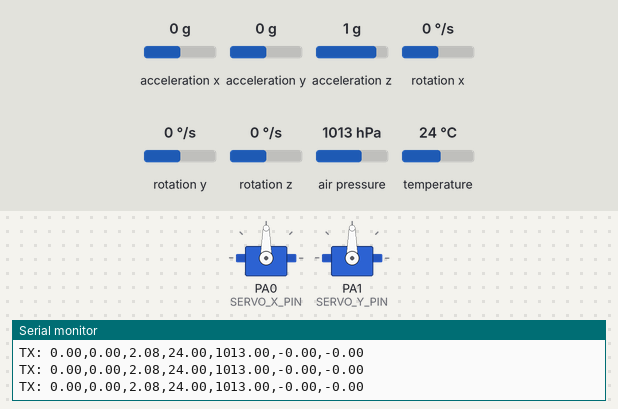
Simulated run of this sketch. Board: STM32 Blue Pill. Parts: 2 × servo, the last lines printed to the serial monitor. Inputs (shaded band) come from the test bench; at power-on: rotation x 0 °/s, rotation y 0 °/s, acceleration x 0 g, acceleration y 0 g, acceleration z 1 g, rotation z 0 °/s, air pressure 1013 hPa, temperature 24 °C. Storage starts empty; no radio packets arrive unless stated.

Above: at 4.4 s.
4.5 s: rotation x set to -192 °/s
At 5.2 s:
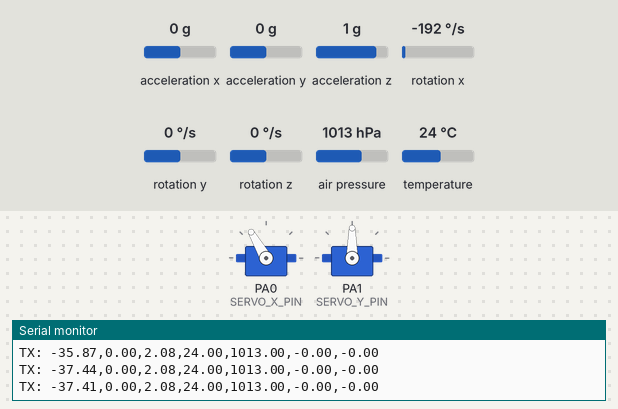
7.5 s: rotation y set to -100 °/s
At 8.3 s:
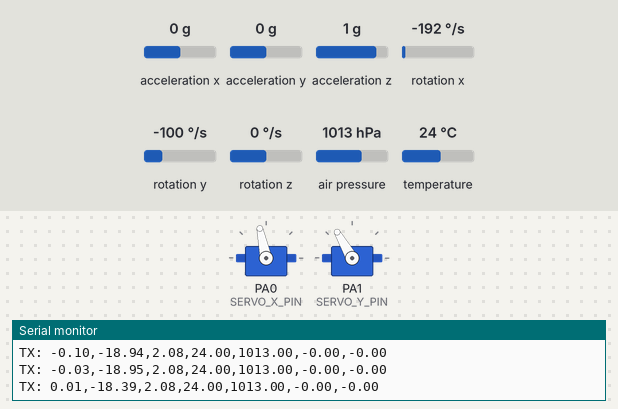
10.5 s: rotation x set to -100 °/s
At 11.0 s:
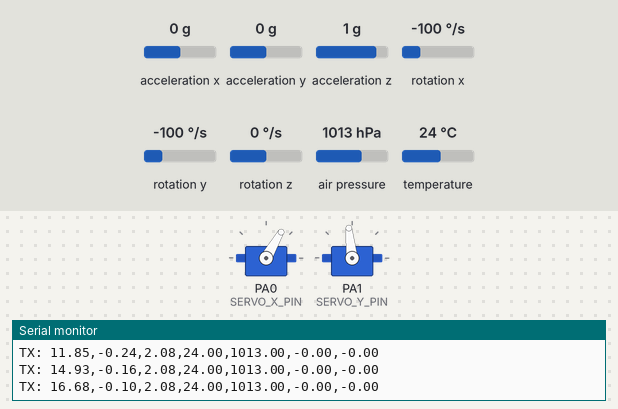
13.5 s: acceleration x set to -1.4 g
At 14.1 s:
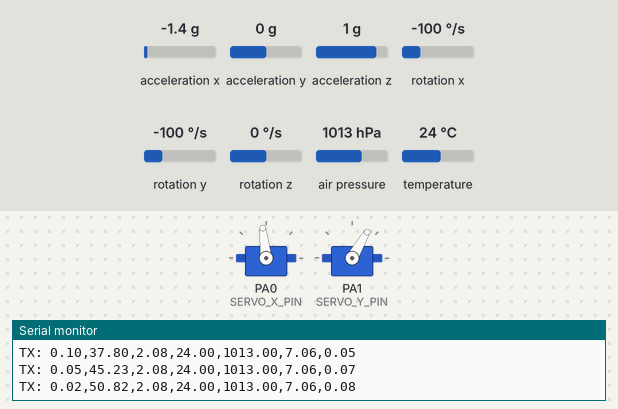
15.2 s: acceleration y set to -1.4 g
At 16.5 s:
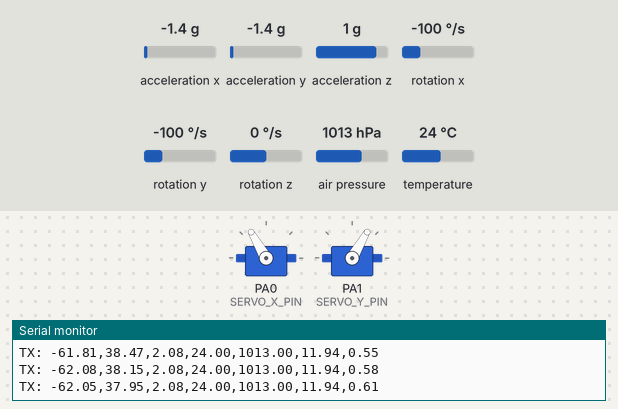
16.8 s: rotation x set to 192 °/s
At 17.12 s:
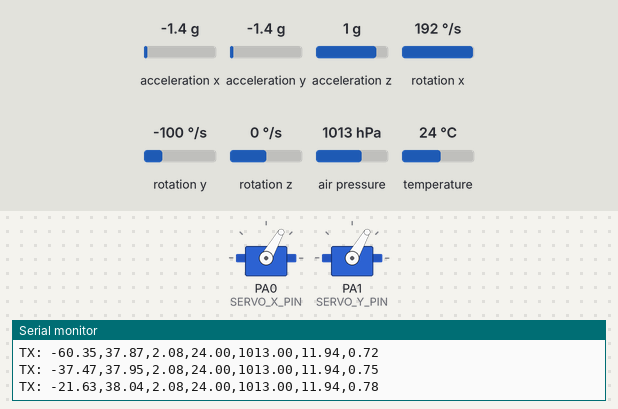
Timing chart, 0 to 19.8 s (numbered marks = the images above; inputs shaded):
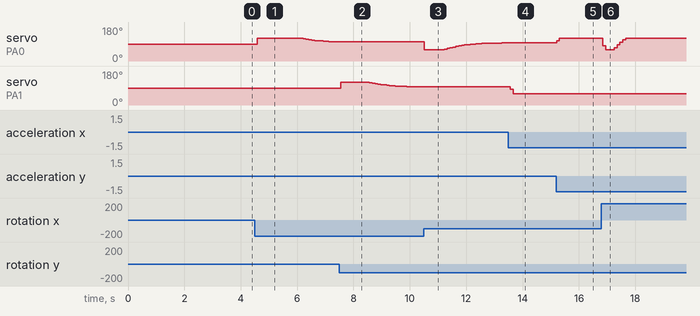

Measured:
- after the input at 4.5 s, servo on PA0 (SERVO_X_PIN): 90° → 120° after 0.08 s, → 118° 1.6 s later, → 115° 0.10 s later, → 112° 0.10 s later, … (12 changes in this stretch)
- after the input at 7.5 s, servo on PA1 (SERVO_Y_PIN): 90° → 120° at once, → 119° 1.0 s later, → 116° 0.10 s later, → 113° 0.10 s later, … (15 changes in this stretch)
- after the input at 10.5 s, servo on PA0 (SERVO_X_PIN): 102° → 60° at once, → 63° 0.72 s later, → 67° 0.10 s later, → 71° 0.10 s later, … (18 changes in this stretch)
- after the input at 13.5 s, servo on PA1 (SERVO_Y_PIN): 96° → 84° after 0.07 s, → 60° 0.10 s later
- after the input at 15.2 s, servo on PA0 (SERVO_X_PIN): 96° → 108° at once, → 120° 0.10 s later
- after the input at 16.8 s, servo on PA0 (SERVO_X_PIN): 120° → 81° at once, → 60° 0.10 s later, → 71° 0.31 s later, → 85° 0.10 s later, … (7 changes in this stretch)

The sketch:

FlightcontrollerBypasssd.ino
```cpp
/*
 =================================================================
 Project:      Project NEAL - STM32 TVC Controller v1
 Author:       [LianMollick]
 Date:         August 10, 2025
 Description:  This is the core control loop for the TVC system.
               It reads sensor data, logs it to an SD card, and
               sends a telemetry packet via LoRa.
               **UPDATE: SD Card is now optional and will not halt the program on failure.**

 WIRING:
  --- MPU6050 & BME280 (I2C) ---
  - VCC -> 3.3V, GND -> GND
  - SDA -> PB7, SCL -> PB6

  --- Servos (CRITICAL: USE EXTERNAL 5V POWER) ---
  - Servo X Signal -> PA0, Servo Y Signal -> PA1
  - Servo Power (+) -> External 5V +
  - Servo Ground (-) -> External 5V - AND Blue Pill GND

  --- LoRa & SD Card (SPI Bus) ---
  - VCC -> 3.3V, GND -> GND
  - SCK -> PA5 (Shared by LoRa and SD)
  - MISO -> PA6 (Shared by LoRa and SD)
  - MOSI -> PA7 (Shared by LoRa and SD)

  --- LoRa-02 Module Specific ---
  - NSS -> PA4 (LoRa Chip Select)
  - RST -> PA3
  - DIO0 -> PA2

  --- SD Card Reader Specific ---
  - CS -> PB0 (SD Card Chip Select)
 =================================================================
*/

// --- Include necessary libraries ---
#include <Wire.h>
#include <Adafruit_MPU6050.h>
#include <Adafruit_BME280.h>
#include <Adafruit_Sensor.h>
#include <Servo.h>
#include <PID_v1.h>
#include <SPI.h>
#include <LoRa.h>
#include <SD.h>

// --- Self-Contained Kalman Filter Implementation ---
class SimpleKalmanFilter {
  private:
    float Q_angle = 0.001f;
    float Q_bias = 0.003f;
    float R_measure = 0.03f;
    float angle = 0.0f;
    float bias = 0.0f;
    float P[2][2] = {{0,0},{0,0}};

  public:
    SimpleKalmanFilter() {}

    float getAngle(float newAngle, float newRate, float dt) {
      float rate = newRate - bias;
      angle += dt * rate;
      P[0][0] += dt * (dt * P[1][1] - P[0][1] - P[1][0] + Q_angle);
      P[0][1] -= dt * P[1][1];
      P[1][0] -= dt * P[1][1];
      P[1][1] += Q_bias * dt;
      float S = P[0][0] + R_measure;
      float K[2];
      K[0] = P[0][0] / S;
      K[1] = P[1][0] / S;
      float y = newAngle - angle;
      angle += K[0] * y;
      bias += K[1] * y;
      float P00_temp = P[0][0];
      float P01_temp = P[0][1];
      P[0][0] -= K[0] * P00_temp;
      P[0][1] -= K[0] * P01_temp;
      P[1][0] -= K[1] * P00_temp;
      P[1][1] -= K[1] * P01_temp;
      return angle;
    }

    void setAngle(float newAngle) {
      angle = newAngle;
    }
};

// --- Create objects for our hardware ---
Adafruit_MPU6050 mpu;
Adafruit_BME280 bme;
Servo servoX;
Servo servoY;
SimpleKalmanFilter kalmanX;
SimpleKalmanFilter kalmanY;
File flightLogFile;

// --- Pin Definitions ---
const int SD_CS_PIN = PB0;

// --- Servo Configuration ---
const int SERVO_X_PIN = PA0;
const int SERVO_Y_PIN = PA1;
const int SERVO_CENTER = 90;
const int SERVO_MIN = 60;
const int SERVO_MAX = 120;
const int PID_OUTPUT_LIMIT = SERVO_CENTER - SERVO_MIN;

// --- PID Controller Setup ---
double Kp = 2.0, Ki = 0.2, Kd = 0.5;
double setpointX = 0, setpointY = 0;
double angleX, angleY;
double correctionX, correctionY;
PID pidX(&angleX, &correctionX, &setpointX, Kp, Ki, Kd, DIRECT);
PID pidY(&angleY, &correctionY, &setpointY, Kp, Ki, Kd, DIRECT);

// --- Calibration & State Variables ---
float angleX_offset = 0;
float angleY_offset = 0;
float vertical_velocity = 0;
bool sd_card_ok = false; // NEW: Flag to track SD card status

// --- Timing Variables ---
unsigned long timer;
unsigned long last_telemetry_send = 0;

void setup() {
  Serial.begin(115200);
  Serial.println("TVC Controller Initializing...");

  if (!mpu.begin()) {
    Serial.println("FATAL: MPU6050 not found!");
    while (1) delay(10);
  }
  Serial.println("MPU6050 OK!");

  if (!bme.begin(0x76)) {
    Serial.println("FATAL: BME280 not found!");
    while(1) delay(10);
  }
  Serial.println("BME280 OK!");

  mpu.setGyroRange(MPU6050_RANGE_500_DEG);

  LoRa.setPins(PA4, PA3, PA2);
  if (!LoRa.begin(433E6)) {
    Serial.println("FATAL: Starting LoRa failed!");
    while (1);
  }
  Serial.println("LoRa OK!");

  // --- Initialize SD Card (now optional) ---
  Serial.print("Initializing SD card...");
  if (!SD.begin(SD_CS_PIN)) {
    Serial.println("WARNING: SD Card failed! Continuing without logging.");
    sd_card_ok = false; // Set flag to false
  } else {
    Serial.println("SD Card OK!");
    sd_card_ok = true; // Set flag to true
    // Create log file and write header
    flightLogFile = SD.open("flightlog.csv", FILE_WRITE);
    if (flightLogFile) {
      flightLogFile.println("Roll,Pitch,Altitude,Temp,Pressure,NetAccel,Velocity");
      flightLogFile.close();
      Serial.println("Log file created.");
    } else {
      Serial.println("Error opening flightlog.csv");
    }
  }

  Serial.println("Calibrating MPU6050...");
  delay(1000);

  float totalAngleX = 0;
  float totalAngleY = 0;
  for (int i = 0; i < 100; i++) {
    sensors_event_t a, g, temp;
    mpu.getEvent(&a, &g, &temp);
    totalAngleX += atan2(a.acceleration.y, a.acceleration.z) * 180.0 / PI;
    totalAngleY += atan2(-a.acceleration.x, sqrt(a.acceleration.y * a.acceleration.y + a.acceleration.z * a.acceleration.z)) * 180.0 / PI;
    delay(10);
  }
  angleX_offset = totalAngleX / 100;
  angleY_offset = totalAngleY / 100;
  Serial.print("Calibration complete. X Offset: "); Serial.print(angleX_offset);
  Serial.print(" | Y Offset: "); Serial.println(angleY_offset);

  servoX.attach(SERVO_X_PIN);
  servoY.attach(SERVO_Y_PIN);
  servoX.write(SERVO_CENTER);
  servoY.write(SERVO_CENTER);
  delay(1000);

  pidX.SetMode(AUTOMATIC);
  pidY.SetMode(AUTOMATIC);
  pidX.SetOutputLimits(-PID_OUTPUT_LIMIT, PID_OUTPUT_LIMIT);
  pidY.SetOutputLimits(-PID_OUTPUT_LIMIT, PID_OUTPUT_LIMIT);

  kalmanX.setAngle(angleX_offset);
  kalmanY.setAngle(angleY_offset);

  timer = micros();
  Serial.println("Initialization complete. TVC active.");
}

void loop() {
  sensors_event_t a, g, temp;
  mpu.getEvent(&a, &g, &temp);

  float dt = (float)(micros() - timer) / 1000000.0;
  timer = micros();

  float roll_acc = atan2(a.acceleration.y, a.acceleration.z) * 180.0 / PI;
  float pitch_acc = atan2(-a.acceleration.x, sqrt(a.acceleration.y * a.acceleration.y + a.acceleration.z * a.acceleration.z)) * 180.0 / PI;
  float gyroX_rate = g.gyro.x * 180.0 / PI;
  float gyroY_rate = g.gyro.y * 180.0 / PI;

  float absoluteAngleX = kalmanX.getAngle(roll_acc, gyroX_rate, dt);
  float absoluteAngleY = kalmanY.getAngle(pitch_acc, gyroY_rate, dt);

  angleX = absoluteAngleX - angleX_offset;
  angleY = absoluteAngleY - angleY_offset;

  pidX.Compute();
  pidY.Compute();

  int servoX_pos = SERVO_CENTER + correctionX;
  int servoY_pos = SERVO_CENTER + correctionY;

  servoX_pos = constrain(servoX_pos, SERVO_MIN, SERVO_MAX);
  servoY_pos = constrain(servoY_pos, SERVO_MIN, SERVO_MAX);

  servoX.write(servoX_pos);
  servoY.write(servoY_pos);

  // --- Send Telemetry and Log Data ---
  if (millis() - last_telemetry_send > 100) {
    last_telemetry_send = millis();

    float altitude = bme.readAltitude(1013.25);
    float temperature = bme.readTemperature();
    float pressure = bme.readPressure() / 100.0F;
    float total_accel = sqrt(pow(a.acceleration.x, 2) + pow(a.acceleration.y, 2) + pow(a.acceleration.z, 2));
    float net_accel = total_accel - 9.81;
    vertical_velocity += net_accel * dt;

    String telemetry_packet = "";
    telemetry_packet += String(angleX, 2);
    telemetry_packet += ",";
    telemetry_packet += String(angleY, 2);
    telemetry_packet += ",";
    telemetry_packet += String(altitude, 2);
    telemetry_packet += ",";
    telemetry_packet += String(temperature, 2);
    telemetry_packet += ",";
    telemetry_packet += String(pressure, 2);
    telemetry_packet += ",";
    telemetry_packet += String(net_accel, 2);
    telemetry_packet += ",";
    telemetry_packet += String(vertical_velocity, 2);

    // Send the packet via LoRa
    LoRa.beginPacket();
    LoRa.print(telemetry_packet);
    LoRa.endPacket();

    // Write to SD card ONLY if it was initialized correctly
    if (sd_card_ok) {
      flightLogFile = SD.open("flightlog.csv", FILE_WRITE);
      if (flightLogFile) {
        flightLogFile.println(telemetry_packet);
        flightLogFile.close();
      } else {
        Serial.println("Error writing to SD card!");
      }
    }

    Serial.println("TX: " + telemetry_packet);
  }
}
```
